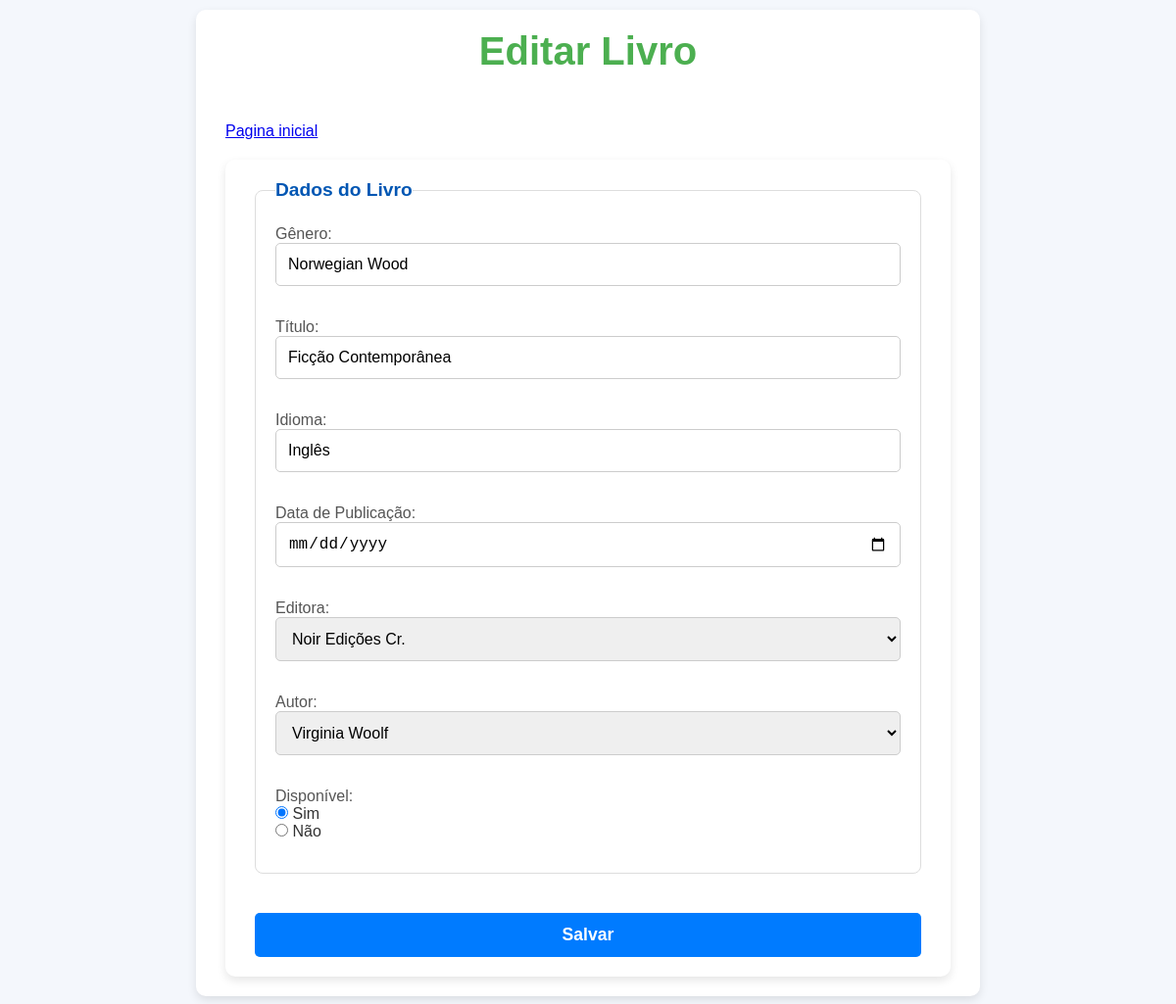
The page /livrosfor.php?id=2 (signed in) on the database as committed earlier.
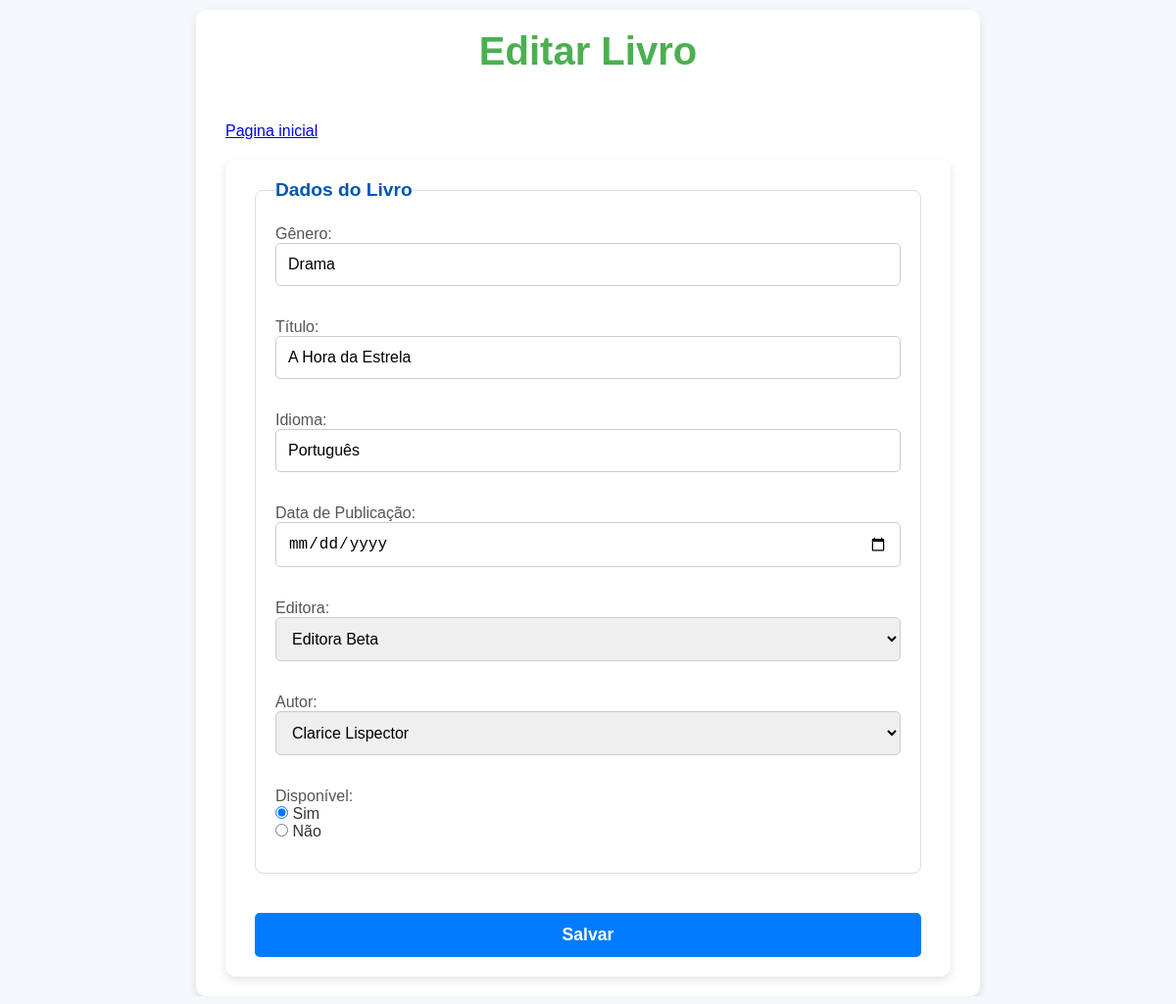
The same page on the database as committed later.
### tables this page shows
CREATE TABLE IF NOT EXISTS `livro` (
  `idlivro` INT NOT NULL AUTO_INCREMENT,
  `genero` VARCHAR(100) NOT NULL,
  `titulo` VARCHAR(100) NOT NULL,
  `disponivel` TINYINT NOT NULL,
  `idioma` VARCHAR(30) NOT NULL,
  `data_de_publicacao` VARCHAR(45) NOT NULL,
  `autor_idautor` INT NOT NULL,
  `editora_ideditora` INT NOT NULL,
  PRIMARY KEY (`idlivro`),
  INDEX `fk_livro_autor1_idx` (`autor_idautor` ASC) VISIBLE,
  INDEX `fk_livro_editora1_idx` (`editora_ideditora` ASC) VISIBLE,
  CONSTRAINT `fk_livro_autor1`
    FOREIGN KEY (`autor_idautor`)
    REFERENCES `autor` (`idautor`)
    ON DELETE CASCADE
    ON UPDATE CASCADE,
  CONSTRAINT `fk_livro_editora1`
    FOREIGN KEY (`editora_ideditora`)
    REFERENCES `editora` (`ideditora`)
    ON DELETE CASCADE
    ON UPDATE CASCADE);

CREATE TABLE IF NOT EXISTS `editora` (
  `ideditora` INT NOT NULL AUTO_INCREMENT,
  `nome` VARCHAR(100) NOT NULL,
  `localidade` VARCHAR(150) NOT NULL,
  PRIMARY KEY (`ideditora`),
  UNIQUE INDEX `ideditora_UNIQUE` (`ideditora` ASC) VISIBLE);

CREATE TABLE IF NOT EXISTS `autor` (
  `idautor` INT NOT NULL AUTO_INCREMENT,
  `nome` VARCHAR(45) NOT NULL,
  `nacionalidade` VARCHAR(45) NOT NULL,
  `data_de_nascimento` DATE NOT NULL,
  PRIMARY KEY (`idautor`));

### public/livrosfor.php (the view, shortened to what this page needs)
<?php
require_once "../controle/conexao.php";
if (isset($_GET['id'])) {
    $id = $_GET['id'];
    $sql = "SELECT * FROM livro WHERE idlivro = $id";
    $resultado = mysqli_query($conexao, $sql);
    if ($linha = mysqli_fetch_array($resultado)) {
        $genero = $linha['genero'];
        $titulo = $linha['titulo'];
        $idioma = $linha['idioma'];
        $data_publi = $linha['data_de_publicacao'];
        $editora_id = $linha['editora_ideditora'];
        $autor_id = $linha['autor_idautor'];
        $disponivel = $linha['disponivel'];
        $botao = "Salvar";
    }
}
?>
<!DOCTYPE html>
<html lang="pt-br">
<head>
    <link rel="stylesheet" href="./css/cadastro.css">
</head>
<body>
    <main>
        <h1><?php echo ($id > 0) ? "Editar" : "Cadastrar"; ?> Livro</h1>
        <a href="home.php">Pagina inicial</a>
        <form action="../controle/livros.php" method="POST" class="form-cadastro">
            <fieldset>
                <legend>Dados do Livro</legend>
                <label for="genero">Gênero:</label>
                <input type="text" id="genero" name="genero" value="<?php echo $genero; ?>" required> <br><br>
                <label for="titulo">Título:</label>
                <input type="text" id="titulo" name="titulo" value="<?php echo $titulo; ?>" required> <br><br>
                <label for="idioma">Idioma:</label>
                <input type="text" id="idioma" name="idioma" value="<?php echo $idioma; ?>" required> <br><br>
                <label for="data_publi">Data de Publicação:</label>
                <input type="date" id="data_publi" name="data_pu" value="<?php echo $data_publi; ?>" required> <br><br>
                <label for="editora">Editora:</label>
                <select name="editora" id="editora" required>
                    <?php
                    $sql = "SELECT ideditora, nome FROM editora";
                    $resultados = mysqli_query($conexao, $sql);
                    while ($linha = mysqli_fetch_array($resultados)) {
                        $id_editora = $linha['ideditora'];
                        $nome_editora = $linha['nome'];
                        echo "<option value='$id_editora'" . ($id_editora == $editora_id ? " selected" : "") . ">$nome_editora</option>";
                    }
                    ?>
                </select> <br><br>
                <label for="autor">Autor:</label>
                <select name="autor" id="autor" required>
                    <?php
                    $sql = "SELECT idautor, nome FROM autor";
                    $resultados = mysqli_query($conexao, $sql);
                    while ($linha = mysqli_fetch_array($resultados)) {
                        $id_autor = $linha['idautor'];
                        $nome_autor = $linha['nome'];
                        echo "<option value='$id_autor'" . ($id_autor == $autor_id ? " selected" : "") . ">$nome_autor</option>";
                    }
                    ?>
                </select> <br><br>
                <label>Disponível:</label><br>
                <input type="radio" name="disponivel" value="1" <?php echo ($disponivel == '1' ? 'checked' : ''); ?>> Sim <br>
                <input type="radio" name="disponivel" value="0" <?php echo ($disponivel == '0' ? 'checked' : ''); ?>> Não <br><br>
            </fieldset>
            <button type="submit" class="btn-submit"><?php echo $botao; ?></button>
        </form>
    </main>
</body>
</html>

Rows that differ between the two databases and show on the page:
changed livro: genero "Norwegian Wood" → "Drama"; titulo "Ficção Contemporânea" → "A Hora da Estrela"; idioma "Inglês" → "Português"; editora "Noir Edições Cr." → "Editora Beta"; autor "Virginia Woolf" → "Clarice Lispector"
